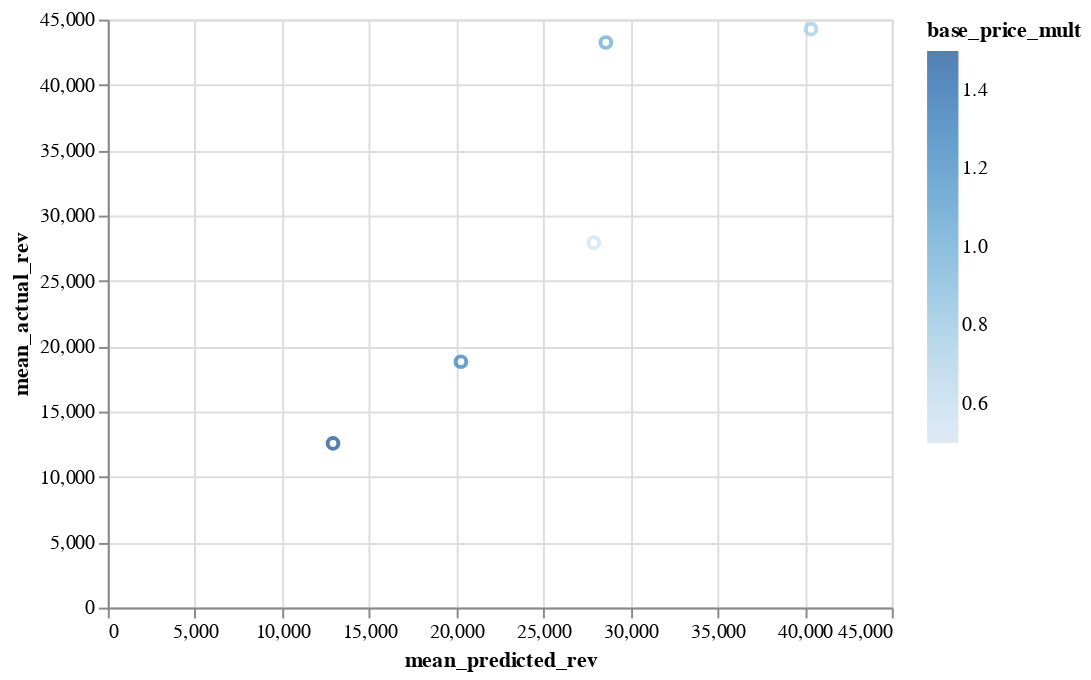

Notebook code for this chart:
### Markdown cell above
# Diagnostics and Experiment With Different Pricing Strategies

We can use the simulator to test he performance of an arbitrary pricing function.

As a simple experiemnt, we first estimate revenue per flight when multiplying all prices from the existing pricing function by various constants.

Results shown below

### Code cell
from sem_policy_opt.diagnostics import test_pricing_multipliers

price_comparison = test_pricing_multipliers(simple_price_fn, np.linspace(0.5, 1.5, 5), sim_market, real_market)

print(price_comparison)
alt.Chart(price_comparison).mark_point().encode(
    x='mean_predicted_rev',
    y='mean_actual_rev',
    color='base_price_mult',
    tooltip='base_price_mult')

### Figure 1 — Vega-Lite specification as saved in the notebook (floating-point values rounded to 4 significant figures)
{"$schema": "https://vega.github.io/schema/vega-lite/v2.6.0.json", "config": {"view": {"height": 300, "width": 400}}, "data": {"name": "data-1ae57cecab9a2cb2611ba863f070c0fd"}, "datasets": {"data-1ae57cecab9a2cb2611ba863f070c0fd": [{"base_price_mult": 0.5, "mean_actual_rev": 27930.0, "mean_predicted_rev": 27900.0}, {"base_price_mult": 0.75, "mean_actual_rev": 44270.0, "mean_predicted_rev": 40360.0}, {"base_price_mult": 1, "mean_actual_rev": 43250.0, "mean_predicted_rev": 28590.0}, {"base_price_mult": 1.25, "mean_actual_rev": 18820.0, "mean_predicted_rev": 20270.0}, {"base_price_mult": 1.5, "mean_actual_rev": 12570.0, "mean_predicted_rev": 12930.0}]}, "encoding": {"color": {"field": "base_price_mult", "type": "quantitative"}, "tooltip": {"field": "base_price_mult", "type": "quantitative"}, "x": {"field": "mean_predicted_rev", "type": "quantitative"}, "y": {"field": "mean_actual_rev", "type": "quantitative"}}, "mark": "point"}
